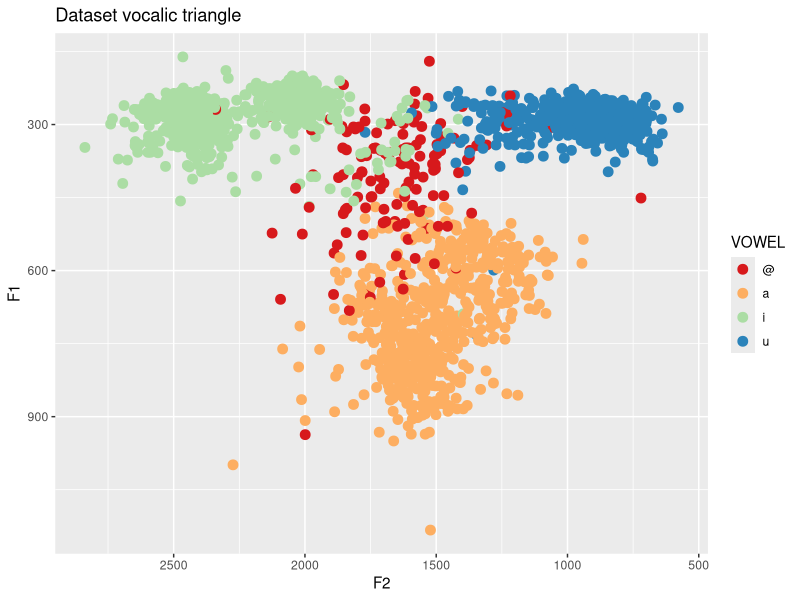
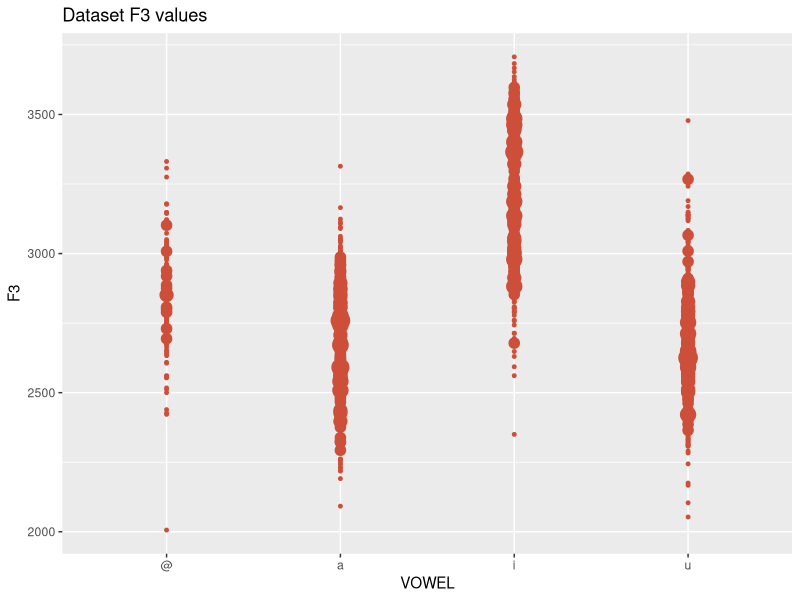
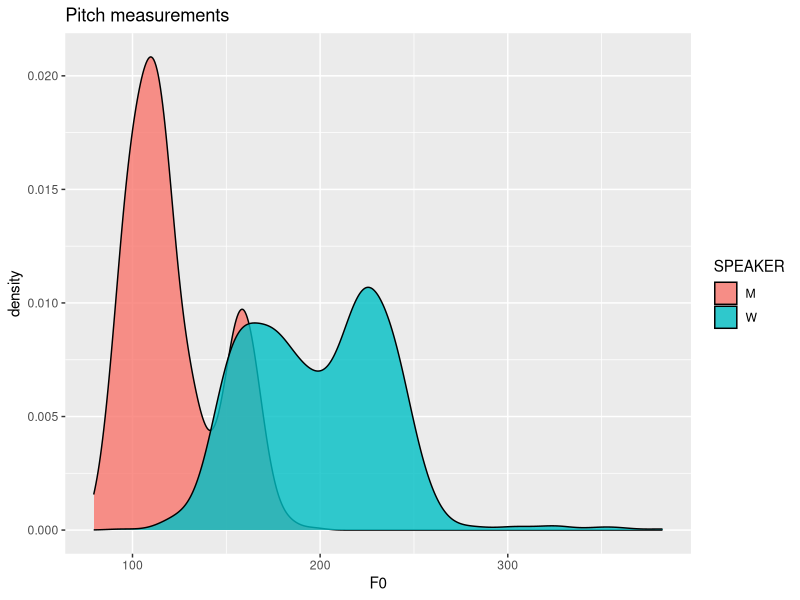
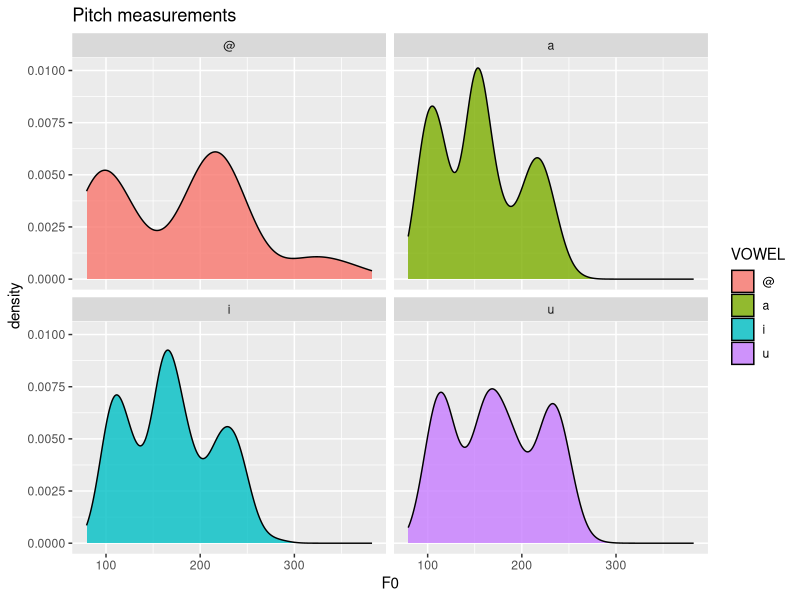
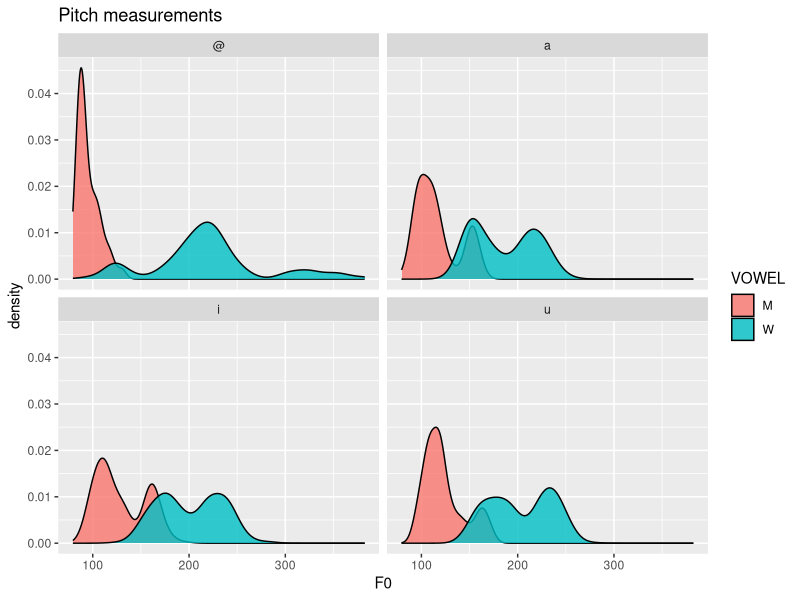
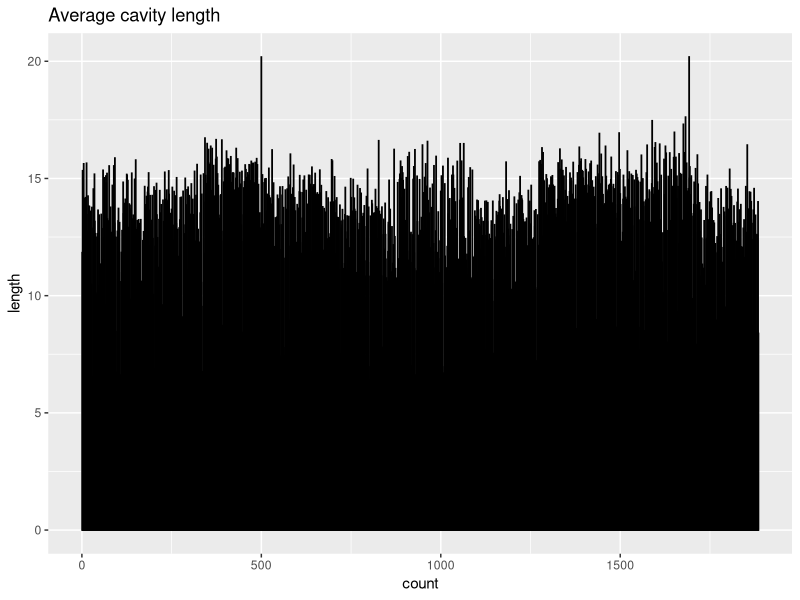
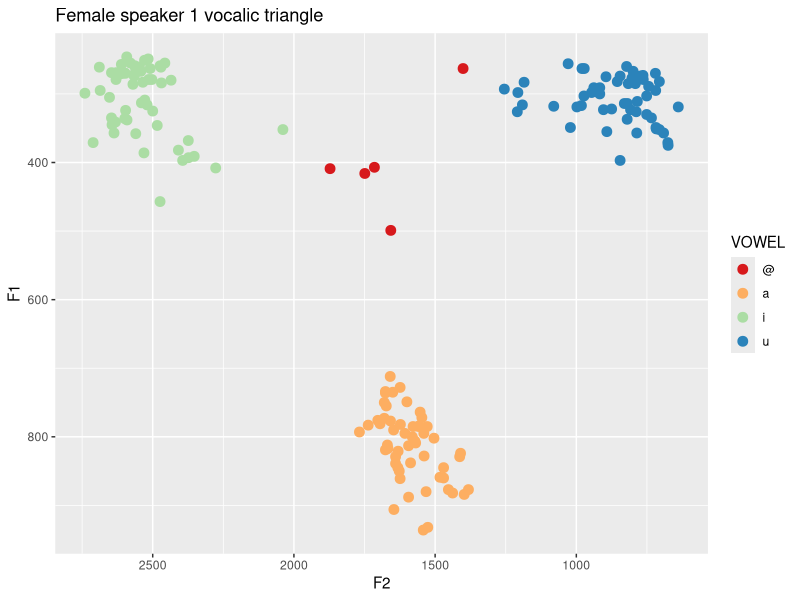
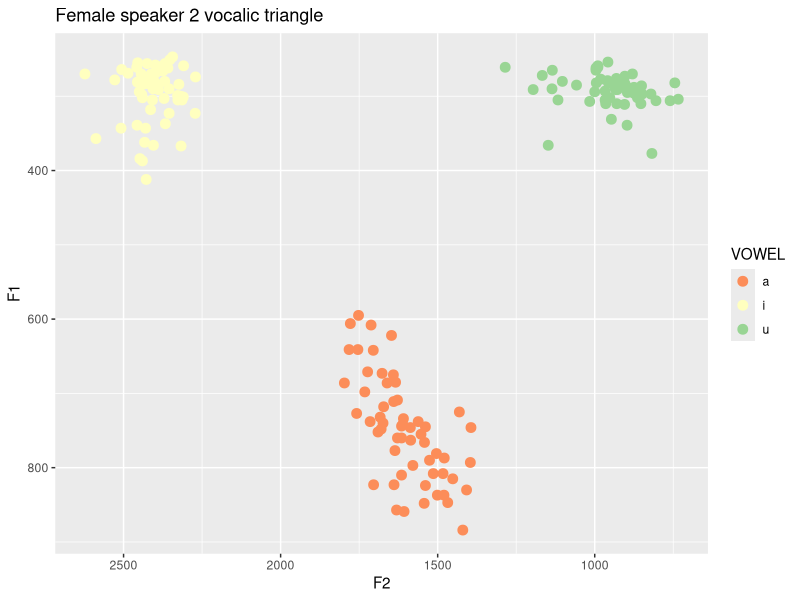

Write R code to recreate these figures, in order.
## ---- chunk 1
voyelles = read.csv("data.csv", header = TRUE, sep = "\t")
## ---- chunk 2
ggplot2::ggplot(voyelles, ggplot2::aes(F2, F1)) +
  ggplot2::geom_point(ggplot2::aes(col=VOWEL), size=3) +
  ggplot2::scale_colour_brewer(palette = "Spectral") +
  ggplot2::scale_x_reverse() + ggplot2::scale_y_reverse() +
  ggplot2::labs(y="F1", x="F2", title="Dataset vocalic triangle")
## ---- chunk 3
ggplot2::ggplot(voyelles, ggplot2::aes(VOWEL, F3)) +
  ggplot2::geom_count(col="tomato3", show.legend=F) +
  ggplot2::labs(y="F3", title="Dataset F3 values") 
## ---- chunk 4
ggplot2::ggplot(voyelles, ggplot2::aes(F0)) +
  ggplot2::geom_density(ggplot2::aes(fill=as.factor(SPEAKER)), alpha=0.8) +
  ggplot2::scale_colour_brewer(palette = "Spectral") +
  ggplot2::labs(title="Pitch measurements", fill="SPEAKER")
## ---- chunk 5
ggplot2::ggplot(voyelles, ggplot2::aes(F0)) +
  ggplot2::geom_density(ggplot2::aes(fill=as.factor(VOWEL)), alpha=0.8) +
  ggplot2::scale_colour_brewer(palette = "Spectral") +
  ggplot2::labs(title="Pitch measurements", fill="VOWEL") + ggplot2::facet_wrap( ~ VOWEL)
## ---- chunk 6
ggplot2::ggplot(voyelles, ggplot2::aes(F0)) +
  ggplot2::geom_density(ggplot2::aes(fill=as.factor(SPEAKER)), alpha=0.8) +
  ggplot2::scale_colour_brewer(palette = "Spectral") +
  ggplot2::labs(title="Pitch measurements", fill="VOWEL") + ggplot2::facet_wrap( ~ VOWEL)
## ---- chunk 7
cavityF1 <- c()
cavityF2 <- c()
cavityF3 <- c()
cavities <- c()

for (i in voyelles[["F1"]] ) {
    l <- (35000/i)/4
    cavityF1 <- append(cavityF1, l)
}
for (i in voyelles[["F2"]] ) {
    l <- (35000/i)/4
    cavityF2 <- append(cavityF2, l)
}
for (i in voyelles[["F3"]] ) {
    l <- (35000/i)/4
    cavityF3 <- append(cavityF3, l)
}
for (i in 1:1885) {
  lm <- (cavityF1[i] + cavityF2[i] + cavityF3[i])/3
  cavities <-(append(cavities, lm))
}
## ---- chunk 8
ggplot2::ggplot(data.frame(cavities), ggplot2::aes(seq_along(cavities),cavities)) + 
  ggplot2::geom_bar(colour="black", stat="identity") + 
  ggplot2::labs(y="length", x="count", title="Average cavity length")
## ---- chunk 9
voyellesLocutrice1 <- voyelles[1:168,]
voyellesLocutrice2 <- voyelles[169:337,]
voyellesLocuteur1 <- voyelles[1497:1720,]
voyellesLocuteur2 <- voyelles[1719:1885,]
## ---- chunk 10
ggplot2::ggplot(voyellesLocutrice1, ggplot2::aes(x=F2, y=F1)) +
  ggplot2::geom_point(ggplot2::aes(col=VOWEL), size=3) +
  ggplot2::scale_colour_brewer(palette = "Spectral") +
  ggplot2::scale_x_reverse() + ggplot2::scale_y_reverse() +
  ggplot2::labs(y="F1", x="F2", title="Female speaker 1 vocalic triangle")

ggplot2::ggplot(voyellesLocutrice2, ggplot2::aes(x=F2, y=F1)) +
  ggplot2::geom_point(ggplot2::aes(col=VOWEL), size=3) +
  ggplot2::scale_colour_brewer(palette = "Spectral") +
  ggplot2::scale_x_reverse() + ggplot2::scale_y_reverse() +
  ggplot2::labs(y="F1", x="F2", title="Female speaker 2 vocalic triangle")
## ---- chunk 11
ggplot2::ggplot(voyellesLocutrice1, ggplot2::aes(F0)) +
  ggplot2::geom_density(ggplot2::aes(fill=as.factor(SPEAKER)), alpha=0.8) +
  ggplot2::scale_colour_brewer(palette = "Spectral") +
  ggplot2::labs(title="Pitch measurements female speaker 1", fill="GENDER")

ggplot2::ggplot(voyellesLocutrice2, ggplot2::aes(F0)) +
  ggplot2::geom_density(ggplot2::aes(fill=as.factor(SPEAKER)), alpha=0.8) +
  ggplot2::scale_colour_brewer(palette = "Spectral") +
  ggplot2::labs(title="Pitch measurements female speaker 2", fill="GENDER")
## ---- chunk 12
ggplot2::ggplot(voyellesLocutrice1, ggplot2::aes(VOWEL, F3)) +
  ggplot2::geom_count(col="tomato3", show.legend=F) +
  ggplot2::labs(y="F3", title="Female speaker 1 F3 values")

ggplot2::ggplot(voyellesLocutrice2, ggplot2::aes(VOWEL, F3)) +
  ggplot2::geom_count(col="tomato3", show.legend=F) +
  ggplot2::labs(y="F3", title="Female speaker 2 F3 values")
## ---- chunk 13
ggplot2::ggplot(voyellesLocuteur1, ggplot2::aes(x=F2, y=F1)) +
  ggplot2::geom_point(ggplot2::aes(col=VOWEL), size=3) +
  ggplot2::scale_colour_brewer(palette = "Spectral") +
  ggplot2::scale_x_reverse() + ggplot2::scale_y_reverse() +
  ggplot2::labs(y="F1", x="F2", title="Male speaker 1 vocalic triangle")

ggplot2::ggplot(voyellesLocuteur2, ggplot2::aes(x=F2, y=F1)) +
  ggplot2::geom_point(ggplot2::aes(col=VOWEL), size=3) +
  ggplot2::scale_colour_brewer(palette = "Spectral") +
  ggplot2::scale_x_reverse() + ggplot2::scale_y_reverse() +
  ggplot2::labs(y="F1", x="F2", title="Male speaker 2 vocalic triangle")
## ---- chunk 14
ggplot2::ggplot(voyellesLocuteur1, ggplot2::aes(F0)) +
  ggplot2::geom_density(ggplot2::aes(fill=as.factor(SPEAKER)), alpha=0.8) +
  ggplot2::scale_colour_brewer(palette = "Spectral") +
  ggplot2::labs(title="Pitch measurements Male speaker 1", fill="GENDER")

ggplot2::ggplot(voyellesLocuteur2, ggplot2::aes(F0)) +
  ggplot2::geom_density(ggplot2::aes(fill=as.factor(SPEAKER)), alpha=0.8) +
  ggplot2::scale_colour_brewer(palette = "Spectral") +
  ggplot2::labs(title="Pitch measurements Male speaker 2", fill="GENDER")
## ---- chunk 15
ggplot2::ggplot(voyellesLocuteur1, ggplot2::aes(VOWEL, F3)) +
  ggplot2::geom_count(col="tomato3", show.legend=F) +
  ggplot2::labs(y="F3", title="Male speaker 1 F3 values")

ggplot2::ggplot(voyellesLocuteur2, ggplot2::aes(VOWEL, F3)) +
  ggplot2::geom_count(col="tomato3", show.legend=F) +
  ggplot2::labs(y="F3", title="Male speaker 2 F3 values")
